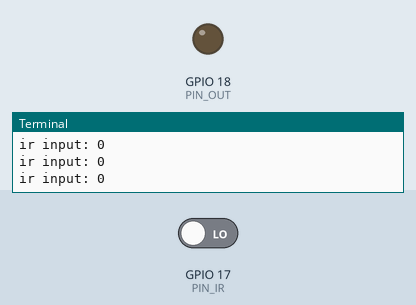
This program was run on a simulated Raspberry Pi (BCM pin numbers). On the bench: output pins drawn as LEDs (lit = HIGH), the last lines printed to the terminal. Inputs (shaded band) come from the test bench; at power-on: GPIO 17 (PIN_IR) LOW.

Above: at 1.2 s.
1.3 s: GPIO 17 (PIN_IR) driven HIGH
At 2.6 s:
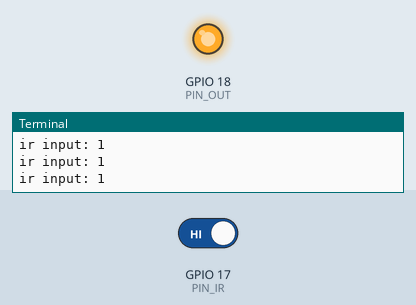
2.9 s: GPIO 17 (PIN_IR) driven LOW
At 4.0 s:
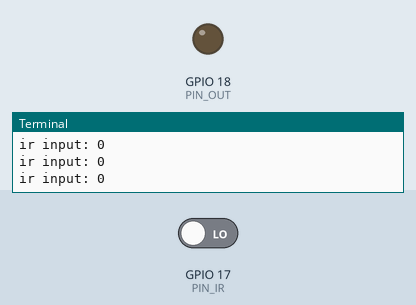
Timing chart, 0 to 5.9 s (numbered marks = the images above; inputs shaded):
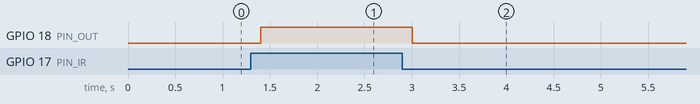

Measured:
- after the input at 1.3 s, GPIO 18 (PIN_OUT): LOW → HIGH after 0.10 s
- after the input at 2.9 s, GPIO 18 (PIN_OUT): HIGH → LOW after 0.10 s

The program:

motion_detector.py
```python
import RPi.GPIO as GPIO
import time

PIN_IR = 17
PIN_OUT = 18                    # LED or Buzzer

GPIO.setmode(GPIO.BCM)          # use BCM numbers
GPIO.setup(PIN_OUT, GPIO.OUT)   # set the PIN_LED OUTPUT mode
GPIO.output(PIN_OUT, GPIO.LOW)  # make PIN_OUT output LOW level
GPIO.setup(PIN_IR, GPIO.IN)     # set the PIN_OUT OUTPUT mode

try:
    while True:
        ir = GPIO.input(PIN_IR)
        print("ir input: " + str(ir))
        if ir:
            GPIO.output(PIN_OUT, GPIO.HIGH)
        else:
            GPIO.output(PIN_OUT, GPIO.LOW)
        time.sleep(0.2)

finally:
    GPIO.cleanup()
```
